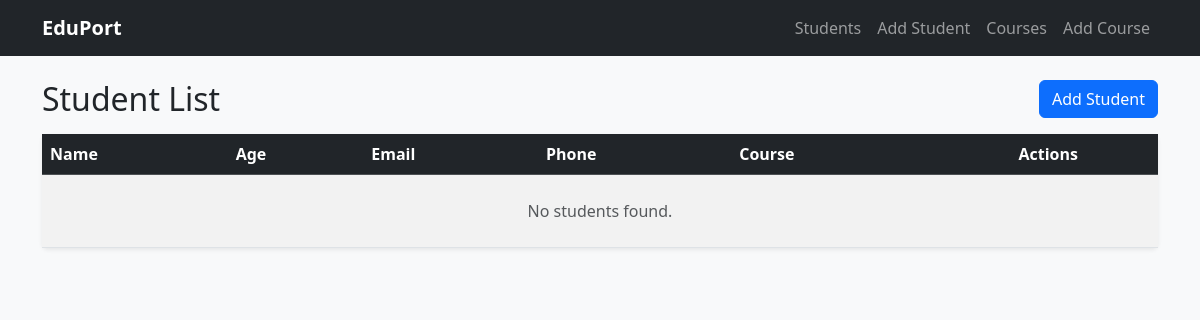
The app's page /students/, older data.
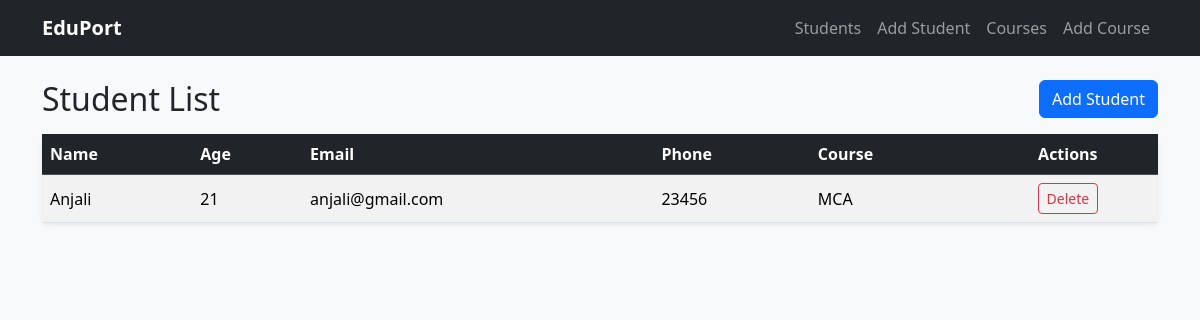
The same page, newer data.
### students/models.py (models this page shows, shortened)
class Student(models.Model):
    name = models.CharField(max_length=100)
    age = models.IntegerField()
    email = models.EmailField(blank=True, null=True)
    phone = models.CharField(max_length=20, blank=True, null=True)
    course = models.CharField(max_length=120, blank=True, null=True)
    address = models.TextField(blank=True, null=True)
    created_at = models.DateTimeField(auto_now_add=True, blank=True, null=True)

### students/views.py (the view)
# urls.py: path('', views.student_list, name='student_list'),
def student_list(request):
    students = Student.objects.all()
    return render(request, 'students/list.html', {'students': students})

### templates/students/list.html (shortened to what this page needs)
{% extends 'base.html' %}
{% block content %}
<div class="d-flex justify-content-between align-items-center mb-3">
    <h2 class="mb-0">Student List</h2>
    <a href="{% url 'add_student' %}" class="btn btn-primary">Add Student</a>
</div>
<div class="card shadow-sm border-0">
    <div class="card-body p-0">
        <div class="table-responsive">
            <table class="table table-striped table-hover mb-0 align-middle">
                <thead class="table-dark">
                    <tr>
                        <th scope="col">Name</th>
                        <th scope="col">Age</th>
                        <th scope="col">Email</th>
                        <th scope="col">Phone</th>
                        <th scope="col">Course</th>
                        <th scope="col" class="text-center">Actions</th>
                    </tr>
                </thead>
                <tbody>
                    {% for student in students %}
                    <tr>
                        <td>{{ student.name }}</td>
                        <td>{{ student.age }}</td>
                        <td>{{ student.email|default:"-" }}</td>
                        <td>{{ student.phone|default:"-" }}</td>
                        <td>{{ student.course|default:"-" }}</td>
                        <td class="text-center">
                            <form method="POST" action="{% url 'delete_student' student.id %}" class="d-inline" onsubmit="return confirm('Are you sure you want to delete this student?');">
                                <button type="submit" class="btn btn-sm btn-outline-danger">Delete</button>
                            </form>
                        </td>
                    </tr>
                    {% empty %}
                    <tr>
                        <td colspan="6" class="text-center text-muted py-4">No students found.</td>
                    </tr>
                    {% endfor %}
                </tbody>
            </table>
        </div>
    </div>
</div>
{% endblock %}

Row changes from the older to the newer data that the page shows:
added Student: name "Anjali", age "21", email "anjali@gmail.com", phone "23456", course "MCA"
Text that changed along with them:
text no longer shown: "No students found."
